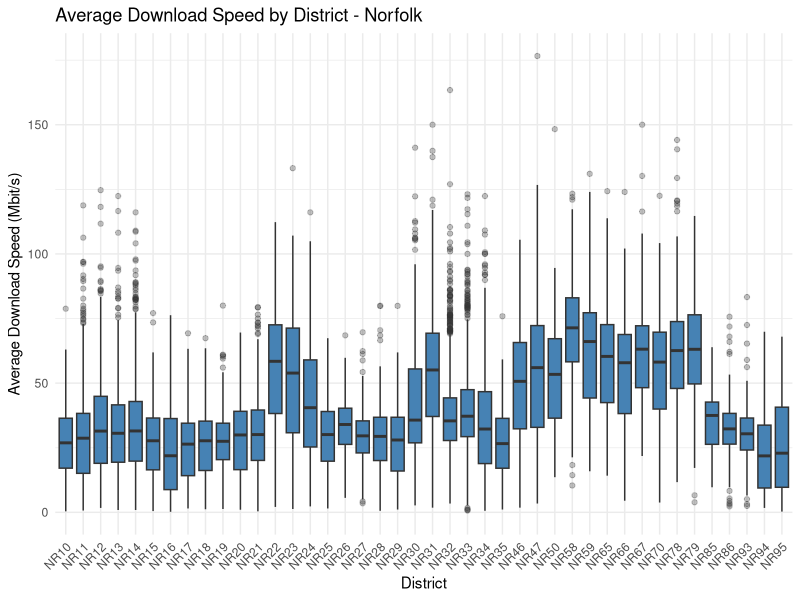
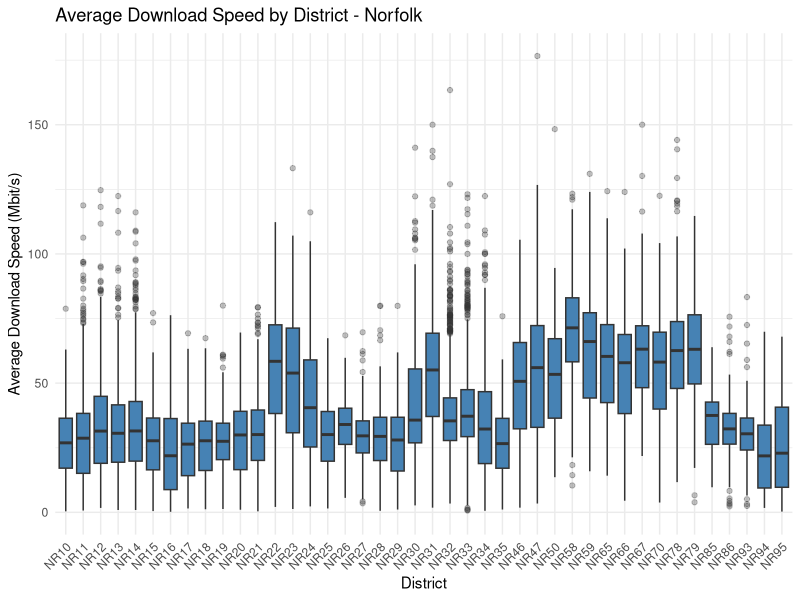

The R script that drew these images, in order:
# Load libraries
library(readr)
library(dplyr)
library(ggplot2)
library(stringr)

# Load the cleaned broadband data
broadband <- read_csv("Clean Data/broadband_clean.csv")

head(broadband)

# Check what the postcode actually looks like
head(broadband$postcode, 10)

# STEP 4: Extract the district using a pattern instead of splitting on space
# UK postcode district = letters + first number block (e.g. NR1, NR14, IP4)
broadband <- broadband %>%
  mutate(district = str_extract(postcode, "^[A-Z]{1,2}[0-9]{1,2}"))

# Check it worked
head(broadband$postcode, 10)
head(broadband$district, 10)

# STEP 5: Filter to Norfolk only
norfolk_broadband <- broadband %>%
  filter(county == "NORFOLK")

nrow(norfolk_broadband)

# Check how many districts we have and their counts
district_counts <- norfolk_broadband %>%
  count(district) %>%
  arrange(desc(n))

print(district_counts)
nrow(district_counts)   # how many unique districts total

# Keep only districts with a reasonable sample size
top_districts <- district_counts %>%
  filter(n >= 5) %>%
  pull(district)

norfolk_filtered <- norfolk_broadband %>%
  filter(district %in% top_districts)

length(unique(norfolk_filtered$district))
nrow(norfolk_filtered)

# Create the box plot
box_plot <- ggplot(norfolk_filtered, aes(x = district, y = avg_download)) +
  geom_boxplot(fill = "steelblue", outlier.alpha = 0.3) +
  labs(
    title = "Average Download Speed by District - Norfolk",
    x = "District",
    y = "Average Download Speed (Mbit/s)"
  ) +
  theme_minimal() +
  theme(axis.text.x = element_text(angle = 45, hjust = 1))

print(box_plot)

# Save the chart
ggsave("Charts (Visualizations)/broadband_boxplot_norfolk.png", box_plot, width = 10, height = 6, dpi = 300)
